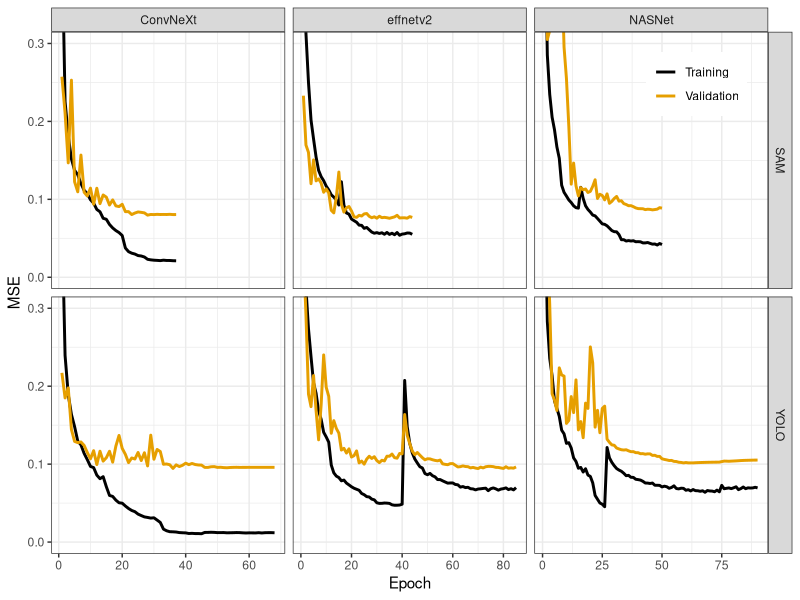
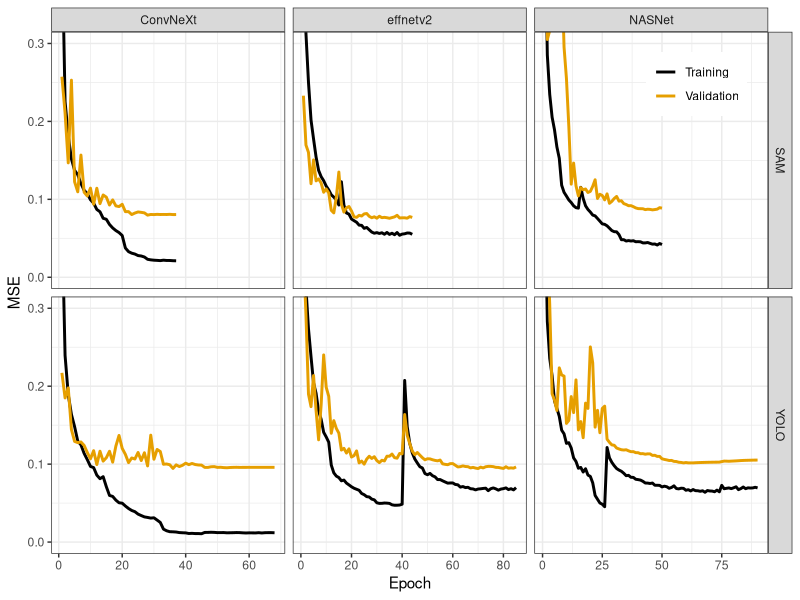

Generate these figures, in order, with R:
# Learning rates
library(tidyverse)
ConvNeXt_Sam <- read.csv("./data/ConvNeXtLargesam_history.csv") %>%
  mutate(PreProcess = "Sam",
         Model = "ConvNeXt",
         epoch = seq(1,nrow(.),by=1)) %>%
  select(-c(lr,val_loss,loss)) %>%
  reshape2::melt(.,id.vars=c("Model","PreProcess","epoch"))

ConvNeXt_Yolo <- read.csv("./data/ConvNeXtLargeyolo_history.csv")%>%
  mutate(PreProcess = "Yolo",
         Model = "ConvNeXt",
         epoch = seq(1,nrow(.),by=1)) %>%
  select(-c(lr,val_loss,loss)) %>%
  reshape2::melt(.,id.vars=c("Model","PreProcess","epoch"))

effnetv2_Sam <- read.csv("./data/effnetv2Largesam_history.csv")%>%
  mutate(PreProcess = "Sam",
         Model = "effnetv2",
         epoch = seq(1,nrow(.),by=1)) %>%
  select(-c(lr,val_loss,loss)) %>%
  reshape2::melt(.,id.vars=c("Model","PreProcess","epoch"))

effnetv2_Yolo <- read.csv("./data/effnetv2Largeyolo_history.csv")%>%
  mutate(PreProcess = "Yolo",
         Model = "effnetv2",
         epoch = seq(1,nrow(.),by=1)) %>%
  select(-c(lr,val_loss,loss)) %>%
  reshape2::melt(.,id.vars=c("Model","PreProcess","epoch"))

NASNet_Sam <- read.csv("./data/NASNetLargesam_history.csv")%>%
  mutate(PreProcess = "Sam",
         Model = "NASNet",
         epoch = seq(1,nrow(.),by=1)) %>%
  select(-c(lr,val_loss,loss)) %>%
  reshape2::melt(.,id.vars=c("Model","PreProcess","epoch"))

NASNet_Yolo <- read.csv("./data/NASNetLargeyolo_history.csv")%>%
  mutate(PreProcess = "Yolo",
         Model = "NASNet",
         epoch = seq(1,nrow(.),by=1)) %>%
  select(-c(lr,val_loss,loss)) %>%
  reshape2::melt(.,id.vars=c("Model","PreProcess","epoch"))

TrainVal <- bind_rows(ConvNeXt_Sam, ConvNeXt_Yolo,
                      effnetv2_Sam, effnetv2_Yolo,
                      NASNet_Sam, NASNet_Yolo)


# wong color palette
wong_colors <- c("#000000", "#E69F00", "#56B4E9", "#009E73", "#994F00", "#0072B2", "#D55E00", "#D35FB7")



TrainVal %>%
  mutate(variable = recode(variable,
                           mse = 'Training',
                           val_mse = 'Validation'),
         PreProcess=case_match(PreProcess, "Sam" ~ "SAM",
                               "Yolo" ~ "YOLO"))%>%
  ggplot(.,aes(x=epoch,y=value,color=variable))+
  geom_line(linewidth=1)+
  facet_grid(PreProcess~Model,scales="free")+
  ylab("MSE")+
  xlab("Epoch")+
  scale_color_manual(values = wong_colors)+
  coord_cartesian(ylim=c(0,0.3))+
  theme_bw()+
  theme(legend.title = element_blank(),
        legend.position = c(0.9,0.9))

ggsave("./Output/Figures/model_learning_rates.png", width = 8, height = 5, dpi = 300)
